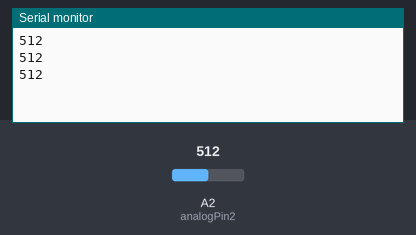
A sketch run on a simulated Arduino Uno, built with avr-gcc and run on an emulated ATmega328P. Parts: the last lines printed to the serial monitor. The test bench sets the inputs (shaded band); at power-on: A2 (analogPin2) = 512.

Above: at 1.3 s.
1.4 s: A2 (analogPin2) set to 716
At 1.9 s:
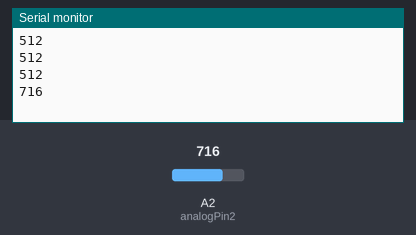
2.9 s: A2 (analogPin2) set to 900
At 3.4 s:
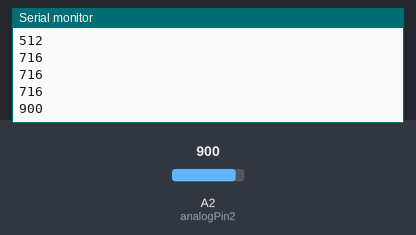
Timing chart, 0 to 5.9 s (numbered marks = the images above; inputs shaded):
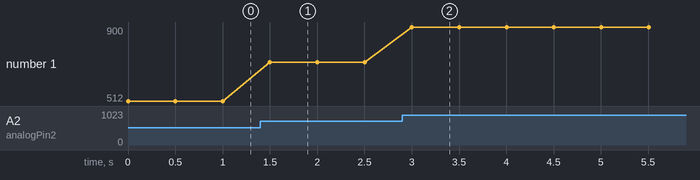

Measured:
- after the input at 1.4 s, the serial monitor: prints a new line after 0.10 s (image 1)
- after the input at 2.9 s, the serial monitor: prints a new line after 0.10 s (image 2)
- plotted number 1: 512 → 716 after the input at 1.4 s, 716 → 900 after the input at 2.9 s

The sketch:

test_all_sensors.ino
```cpp
// Pin to read the sensor value from
const int analogPin0 = 0;
const int analogPin1 = 1;
const int analogPin2 = 2;
const int analogPin3 = 3;
const int analogPin4 = 4;
const int analogPin5 = 5;

int sensorReading = 0;


void setup() {
  Serial.begin(9600);
}

void loop() {

  sensorReading = analogRead(analogPin2);
  Serial.println(sensorReading);

  delay(500);
}
```
